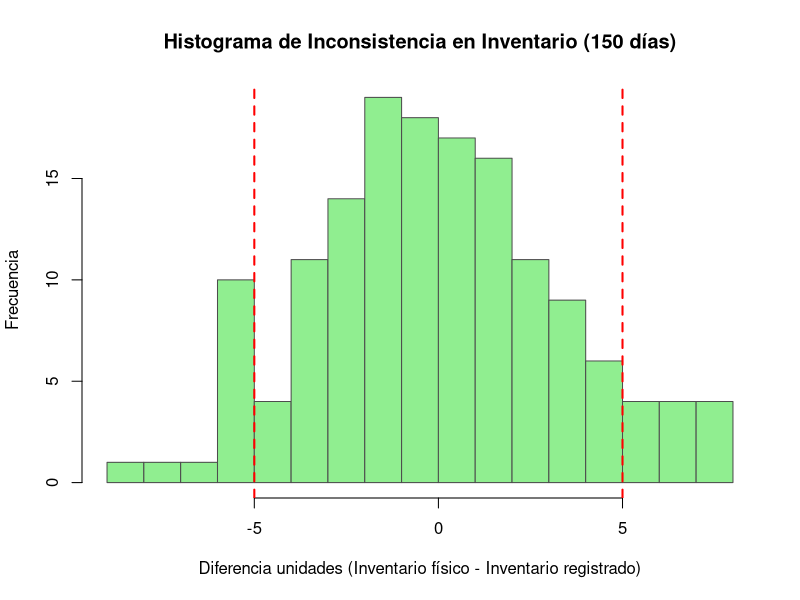
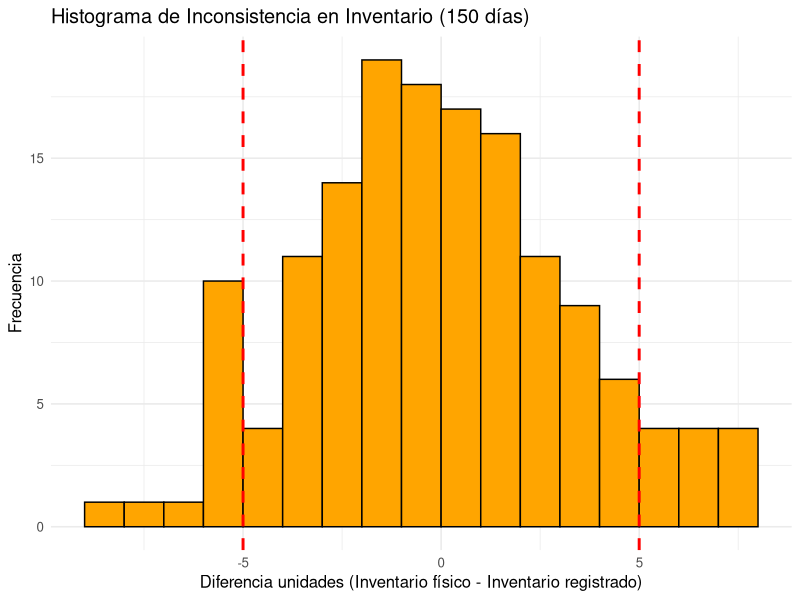

Recreate these plots in R, in order.
#############################################
# APLICACIÓN PRÁCTICA: HISTOGRAMA DE INCONSISTENCIA EN INVENTARIO
#############################################

# --------- 1. Simulación de datos reales -----------
# Supongamos que medimos diariamente la inconsistencia del inventario (en unidades)
# durante 150 días.

set.seed(123)
inconsistencia <- rnorm(150, mean = 0, sd = 3.5)  # media=0 ideal, desviación típica alta=variabilidad

# --------- 2. Definir límites de clase -----------
valor_minimo <- floor(min(inconsistencia))
valor_maximo <- ceiling(max(inconsistencia))
ancho_clase  <- 1
limites_clase <- seq(valor_minimo, valor_maximo, by = ancho_clase)

# --------- 3A. Histograma en base R -----------
hist(
  inconsistencia,
  breaks = limites_clase,
  right  = FALSE,          # incluye límite inferior
  col    = "lightgreen",
  border = "gray30",
  main   = "Histograma de Inconsistencia en Inventario (150 días)",
  xlab   = "Diferencia unidades (Inventario físico - Inventario registrado)",
  ylab   = "Frecuencia"
)

# Añadir líneas de control de calidad (-5 y 5 unidades aceptables)
abline(
  v = c(-5, 5),
  col = "red",
  lwd = 2,
  lty = 2
)

# --------- 3B. (Opcional) Histograma con ggplot2 -----------
# Si no tienes ggplot2: install.packages("ggplot2")
library(ggplot2)

datos <- data.frame(inconsistencia)

ggplot(datos, aes(x = inconsistencia)) +
  geom_histogram(
    breaks = limites_clase,
    colour = "black",
    fill   = "orange"
  ) +
  geom_vline(
    xintercept = c(-5, 5),
    colour     = "red",
    linetype   = "dashed",
    size       = 1
  ) +
  labs(
    title = "Histograma de Inconsistencia en Inventario (150 días)",
    x     = "Diferencia unidades (Inventario físico - Inventario registrado)",
    y     = "Frecuencia"
  ) +
  theme_minimal(base_size = 12)
datos
